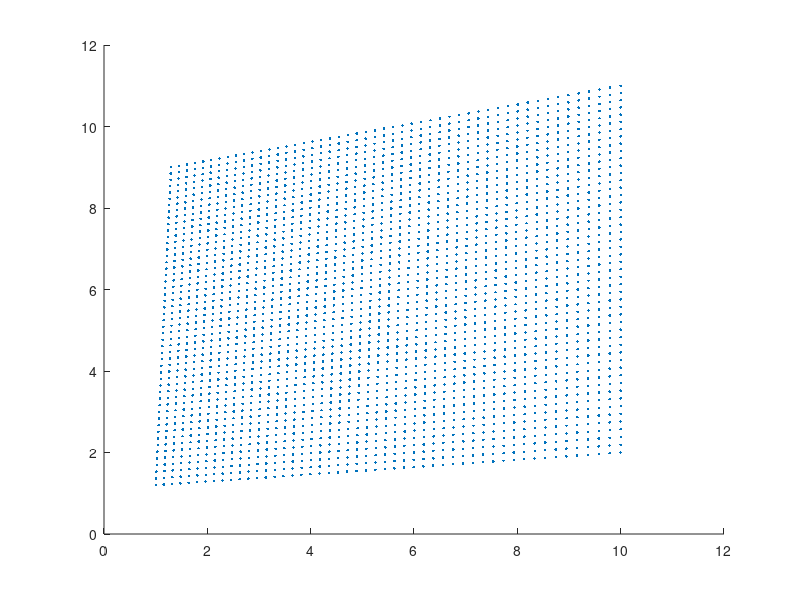

The MATLAB script that drew this image:
clear all
close all
x = zeros(2,2);
y = zeros(2,2);
a = zeros(2);

y(1,1) = 1.2; x(1,1) = 1;
y(1,2) = 9; x(1,2) = 1.3;
y(2,1) = 2; x(2,1) = 10;
y(2,2) = 11; x(2,2) =10;

y00 = y(1,1);   x00 = x(1,1);
y01 = y(1,2);   x01 = x(1,2);
y10 = y(2,1);   x10 = x(2,1);
y11 = y(2,2);   x11 = x(2,2);

a = x11 - x00;  A = y11 - y00;
b = x10 - x00;  B = y10 - y00;
c = x01 - x00;  C = y01 - y00;

from_y00 = 0; from_x00 = 0;
from_y01 = 100; from_x01 = 0;
from_y10 = from_y00; from_x10 = 1;
from_y11 = from_y01; from_x11 = 1;



%ScaleSource = inv([0,0,1;0,1,0;1,1,1])*[1;1;1];
ScaleSource = inv([from_x00,from_x01,from_x10;from_y00,from_y01,from_y10;1,1,1])*[from_x11;from_y11;1];
ScaleImage = inv([x00,x01,x10;y00,y01,y10;1,1,1])*[x11;y11;1];

%repmat(ScaleImage',3,1)

A = [from_x00,from_x01,from_x10;from_y00,from_y01,from_y10;1,1,1].*repmat(ScaleSource',3,1);
%A = [x00,x01,x10;y00,y10,y01;0.5,0.5,0.5].*repmat(ScaleImage',3,1);
B = [x00,x01,x10;y00,y01,y10;1,1,1].*repmat(ScaleImage',3,1);

C = B*inv(A);

samples = 50;
[inx iny] = meshgrid(linspace(from_x00,from_x11,samples),linspace(from_y00,from_y01,samples)); %Choosing an area of space based on input because thats what will be happening in reality.

for i = 1:samples
    for j = 1:samples
        
    temp= C*[inx(i,j),iny(i,j),1]';

    outx(i,j) = (temp(1)./temp(3));
    outy(i,j) = (temp(2)./temp(3));

    end
end
%%
 outx = outx(:);
 outy = outy(:);
 
 scatter(outx,outy,'.');
 hold on

 box_x = [x00,x01,x11,x10]
 box_y = [y00,y01,y11,y10]
 %plot(box_x,box_y,'LineWidth',4);
 
hold off
